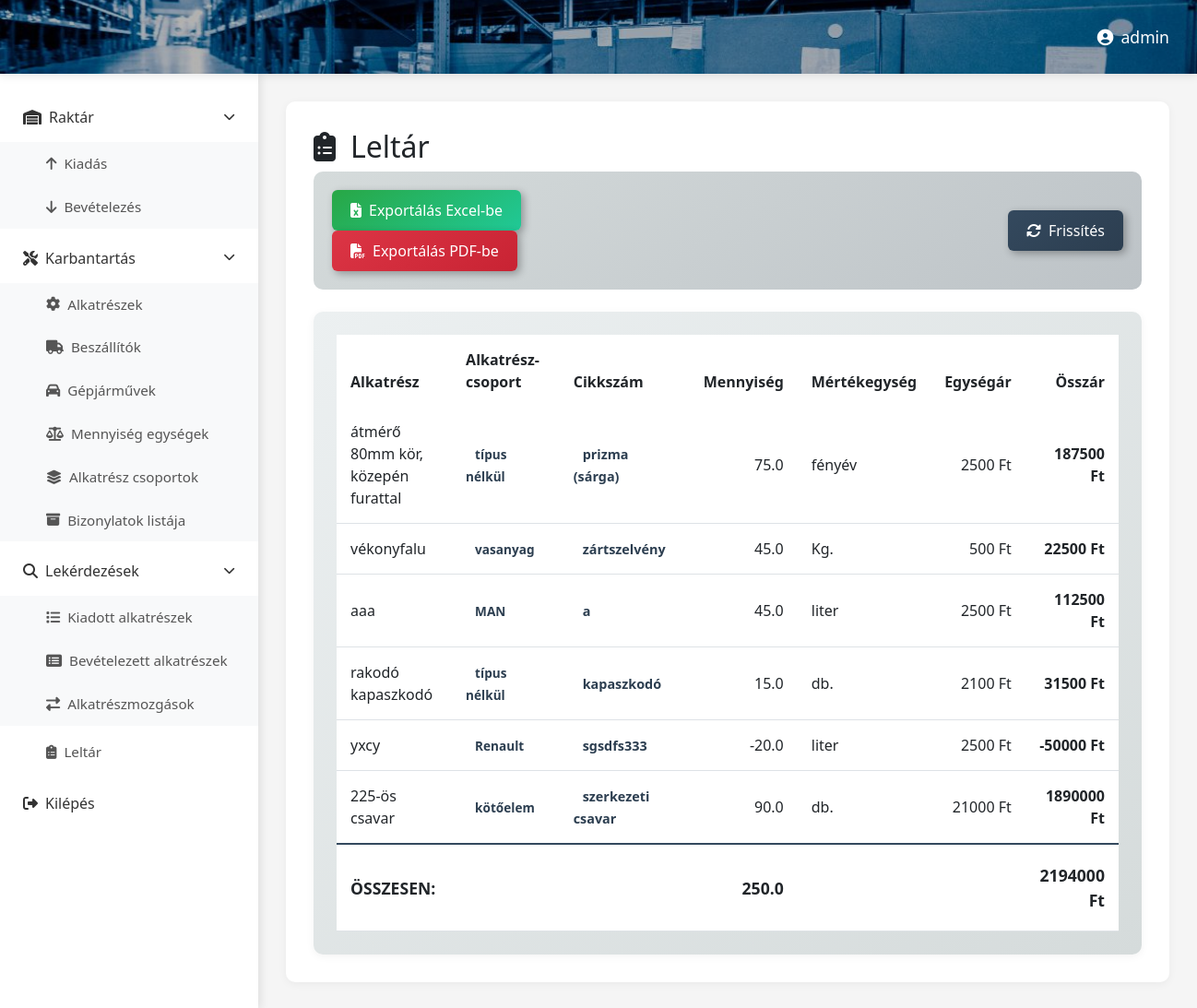
Before: /leltar/ (signed in) with the older database file.
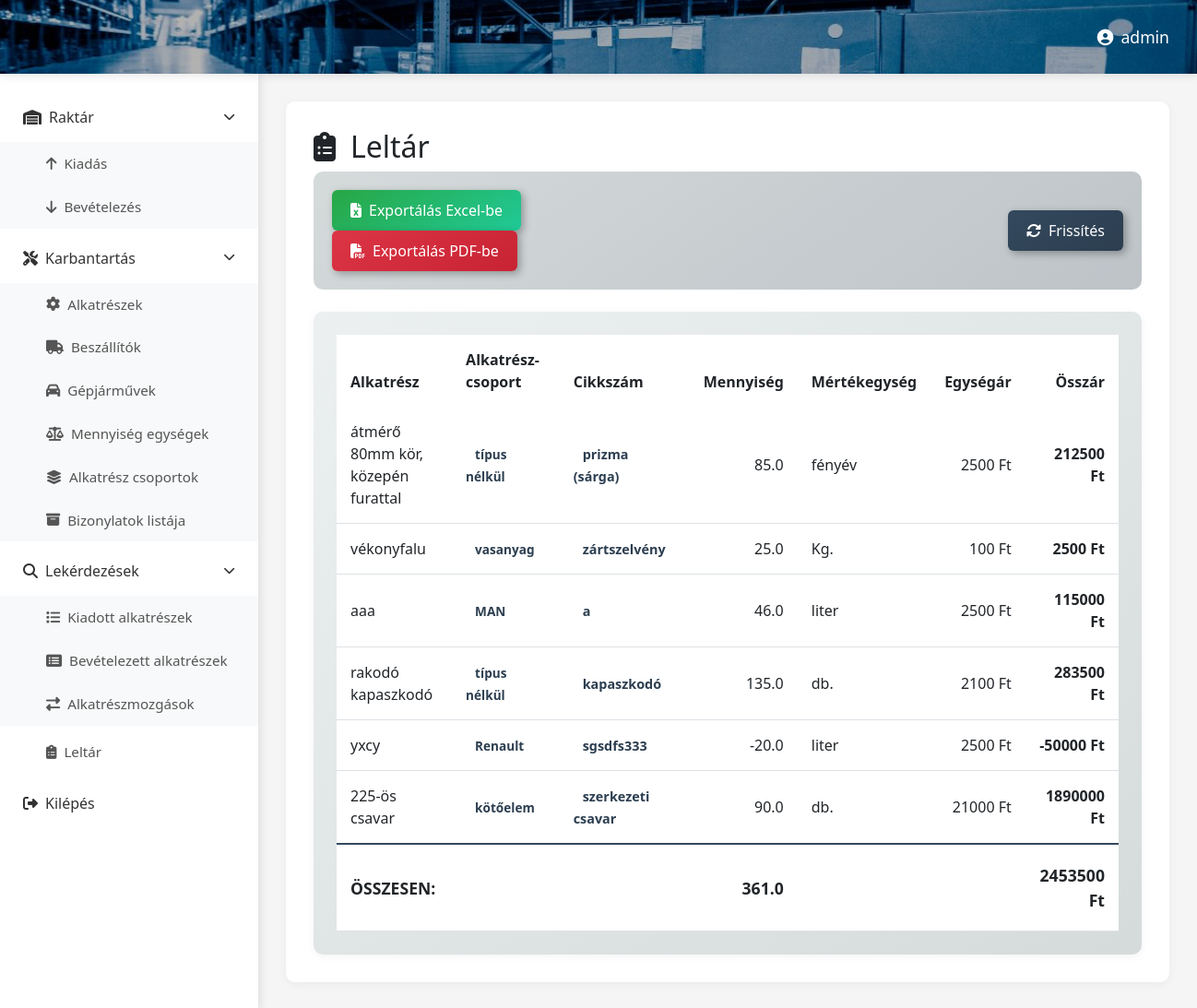
After: the same page with the newer database file.
### raktar/models.py (models this page shows, shortened)
class Alkatresz(models.Model):
    cikkszam = models.CharField(max_length=100, unique=True)
    leiras = models.CharField(max_length=50)
    info = models.CharField(max_length=300, blank=True, null=True)
    mertekegyseg = models.ForeignKey(Mertekegyseg, on_delete=models.PROTECT, related_name="alkatreszek")
    alkatreszcsoport = models.ForeignKey(Alkatreszcsoport, on_delete=models.PROTECT, related_name="alkatreszek")
    keszlet = models.FloatField(default=0)
    listaar = models.IntegerField()

class Alkatreszcsoport(models.Model):
    alkcsop = models.CharField(max_length=50)

class Mertekegyseg(models.Model):
    mertegys = models.CharField(max_length=20)

### raktar/views.py (the view)
# urls.py: path('leltar/', views.leltar, name='leltar'),
@login_required
def leltar(request):
    alkatreszek = Alkatresz.objects.all().select_related('mertekegyseg', 'alkatreszcsoport')
    total_quantity = sum(float(a.keszlet) for a in alkatreszek)
    total_value = sum(float(a.keszlet) * float(a.listaar) for a in alkatreszek)
    context = {
        'alkatreszek': alkatreszek,
        'total_quantity': total_quantity,
        'total_value': total_value
    }
    return render(request, 'leltar.html', context)

### raktar/templates/leltar.html (shortened to what this page needs)
{% extends 'base.html' %}
{% load static %}
{% block extra_css %}
<link rel="stylesheet" href="{% static 'css/leltar.css' %}">
{% endblock %}
{% block content %}
<header class="top-header">
    <div class="header-right">
        <span class="user-name"><i class="fas fa-user-circle me-2"></i>{{ user.username }}</span>
    </div>
</header>
<div class="main-container">
    {% include 'partials/sidebar.html' %}
    <main class="content-area">
        <div id="contentContainer">
            <h2><i class="fas fa-clipboard-list me-3"></i>Leltár</h2>
            <div class="toolbar-section">
                <div class="row align-items-center">
                    <div class="col-md-6">
                        <button class="btn btn-excel me-2">
                            <i class="fas fa-file-excel me-2"></i>Exportálás Excel-be
                        </button>
                        <button class="btn btn-pdf">
                            <i class="fas fa-file-pdf me-2"></i>Exportálás PDF-be
                        </button>
                    </div>
                    <div class="col-md-6 text-end">
                        <a href="{% url 'raktar:leltar' %}" class="btn btn-refresh">
                            <i class="fas fa-sync-alt me-2"></i>Frissítés
                        </a>
                    </div>
                </div>
            </div>
            <div class="table-section mt-4" id="leltarTable">
                <div class="table-responsive">
                    <table class="table table-hover" id="inventoryTable">
                        <thead>
                            <tr>
                                <th>Alkatrész</th>
                                <th>Alkatrész-csoport</th>
                                <th>Cikkszám</th>
                                <th class="text-end">Mennyiség</th>
                                <th>Mértékegység</th>
                                <th class="text-end">Egységár</th>
                                <th class="text-end">Összár</th>
                            </tr>
                        </thead>
                        <tbody>
                            {% for alkatresz in alkatreszek %}
                            <tr>
                                <td>{{ alkatresz.leiras|truncatechars:50 }}</td>
                                <td><span class="csoport-badge">{{ alkatresz.alkatreszcsoport.alkcsop }}</span></td>
                                <td><span class="cikkszam-badge">{{ alkatresz.cikkszam }}</span></td>
                                <td class="text-end">{{ alkatresz.keszlet }}</td>
                                <td>{{ alkatresz.mertekegyseg.mertegys }}</td>
                                <td class="text-end">{{ alkatresz.listaar|floatformat:0 }} Ft</td>
                                <td class="text-end"><strong>{% widthratio alkatresz.keszlet 1 alkatresz.listaar %} Ft</strong></td>
                            </tr>
                            {% endfor %}
                        </tbody>
                        <tfoot>
                            <tr class="table-total">
                                <td colspan="3"><strong>ÖSSZESEN:</strong></td>
                                <td class="text-end"><strong id="totalQuantity">{{ total_quantity }}</strong></td>
                                <td></td>
                                <td></td>
                                <td class="text-end"><strong id="totalValue">{{ total_value|floatformat:0 }} Ft</strong></td>
                            </tr>
                        </tfoot>
                    </table>
                </div>
            </div>
        </div>
    </main>
</div>
{% endblock %}

Changed rows visible on the page:
changed Alkatresz "átmérő 80mm kör, közepén furattal": keszlet "75.0" → "85.0"; keszlet+listaar "187500" → "212500"
changed Alkatresz "vékonyfalu": keszlet "45.0" → "25.0"; listaar "500" → "100"; keszlet+listaar "22500" → "2500"
changed Alkatresz "aaa": keszlet "45.0" → "46.0"; keszlet+listaar "112500" → "115000"
changed Alkatresz "rakodó kapaszkodó": keszlet "15.0" → "135.0"; keszlet+listaar "31500" → "283500"
Other visible differences:
{{ total_quantity }}: "250.0" → "361.0"
{{ total_value|floatformat:0 }}: "2194000" → "2453500"
